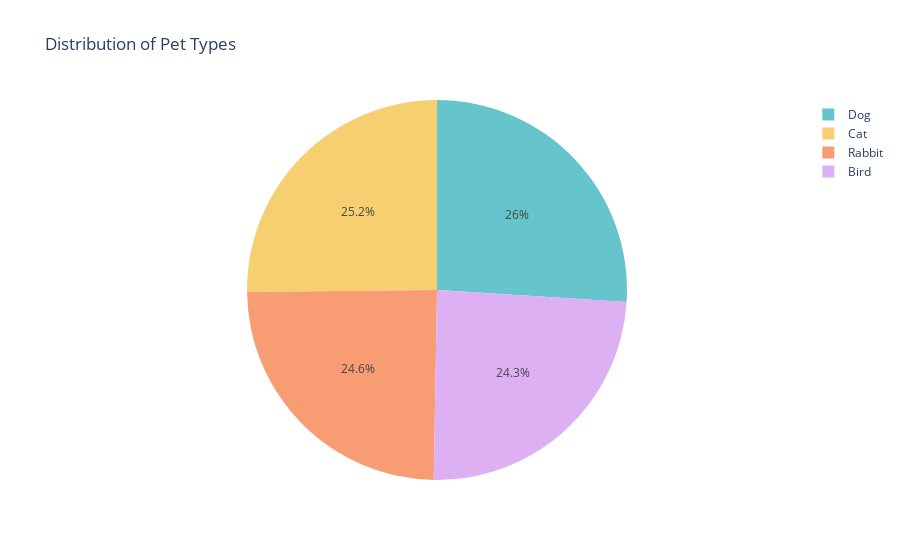

The cell this chart's notebook holds for it:
### Markdown cell above
This shows that the weight column in this synthetic dataset cannot be used. The largest ever rabbit in reality was 24kg! We will just use the Size variable for our analysis.

### Code cell
# visualise pet types in a pie chart
fig = px.pie(
    df,
    names="PetType",
    title="Distribution of Pet Types",
    color_discrete_sequence=px.colors.qualitative.Pastel
)

fig.show()

### Figure 1 — Plotly figure (JSON) as saved in the notebook; plotly's stock layout.template omitted (floating-point values rounded to 4 significant figures; data arrays with more than 128 entries replaced by an {"elided": "..."} marker saying what was removed)
{"data": [{"domain": {"x": [0, 1], "y": [0, 1]}, "hovertemplate": "PetType=%{label}<extra></extra>", "labels": {"elided": "2007 str values"}, "legendgroup": "", "name": "", "showlegend": true, "type": "pie"}], "layout": {"legend": {"tracegroupgap": 0}, "piecolorway": ["rgb(102, 197, 204)", "rgb(246, 207, 113)", "rgb(248, 156, 116)", "rgb(220, 176, 242)", "rgb(135, 197, 95)", "rgb(158, 185, 243)", "rgb(254, 136, 177)", "rgb(201, 219, 116)", "rgb(139, 224, 164)", "rgb(180, 151, 231)", "rgb(179, 179, 179)"], "title": {"text": "Distribution of Pet Types"}}}
